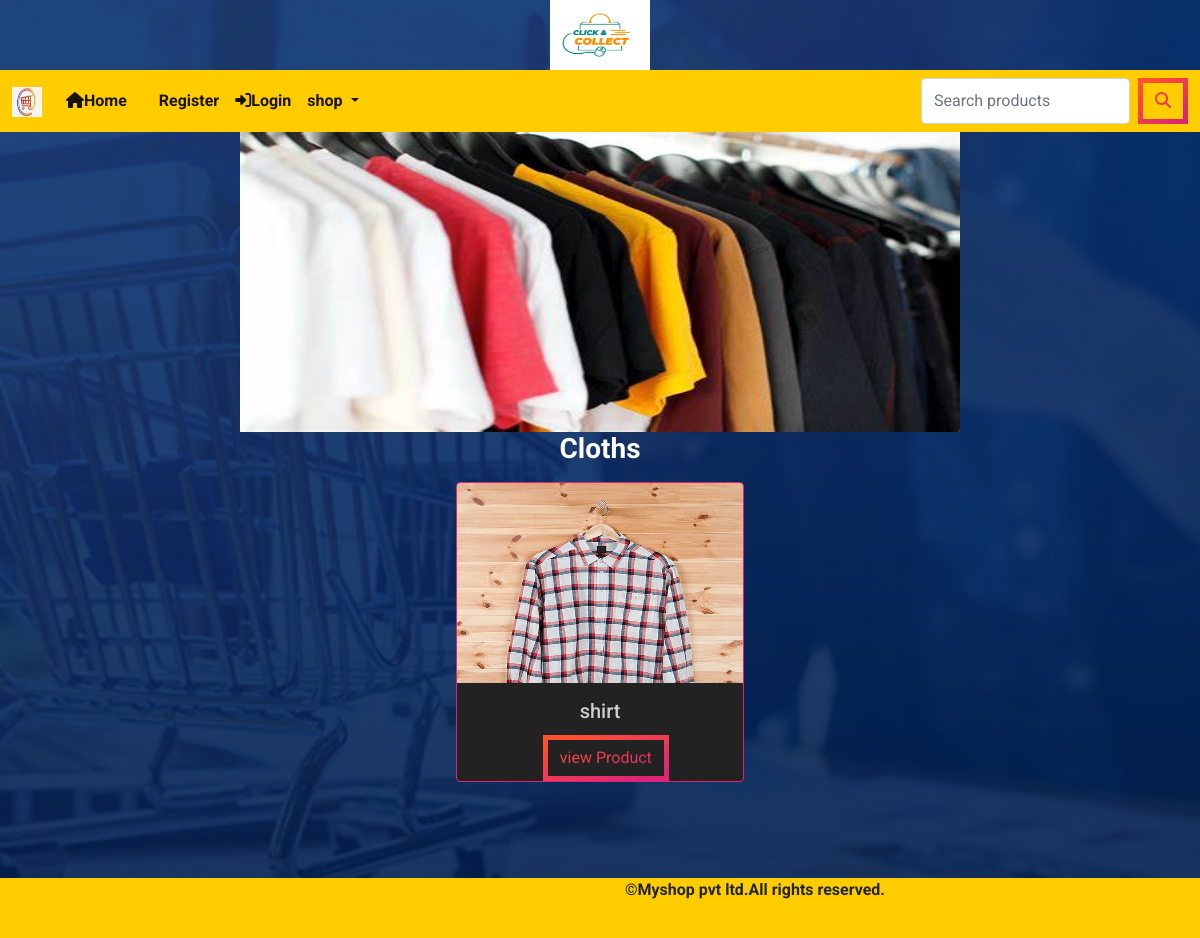
The page /allproducts/cloths on the database its author committed.
### shop/models.py (models this page shows, shortened)
class category(models.Model):
    name=models.CharField(max_length=250,unique=True)
    slug=models.SlugField(max_length=250,unique=True)
    description=models.TextField(blank=True)
    image=models.ImageField(upload_to='shop/category',null=True,blank=True)

class product(models.Model):
    name = models.CharField(max_length=250, unique=True)
    slug = models.SlugField(max_length=250, unique=True)
    description = models.TextField(blank=True)
    price=models.DecimalField(max_digits=10,decimal_places=2)
    category=models.ForeignKey(category,on_delete=models.CASCADE)
    image = models.ImageField(upload_to='img/products', null=True, blank=True)
    stock=models.IntegerField()
    available=models.BooleanField(default=True)
    created = models.DateTimeField(auto_now_add=True)
    updated = models.DateTimeField(auto_now=True)

### shop/views.py (the view)
# urls.py: path('allproducts/<slug:cslug>',views.allproducts,name='allproducts'),
def allproducts(request,cslug):
    c=category.objects.get(slug=cslug)
    p=product.objects.filter(category__slug=cslug)
    return render(request,'products.html',{'p':p,'c':c})

### cart/context_proccessors.py (called while the page is built, shortened)
def counter(request):
    item_count=0
    return {'item_count':item_count}

### shop/context_proccessors.py (called while the page is built)
def menu_links(request):
    links=category.objects.all()
    return {'links':links}

### template/products.html (shortened to what this page needs)
{% extends 'base.html' %}
{% load static %}
{% block content %}
<div>
    <center><img src="{{c.image.url}}" height="300px" width="60%"></center>
    <center><h3 class="h"><b>{{c.name}}</b></h3>
    </center>
    <center>
    <div class="container" style="margin-bottom:100px;">
<div class="row" >
    {% for i in p %}
  <div class="col-md">
    <div class="card" style="width: 18rem;height:300px;">
  <img src="{{i.image.url}}" style="height:200px;width=100%;" class="card-img-top" alt="..." height="300px;" width="100%;">
  <div class="card-body" style="poistion:relative;">
    <h5 class="card-title">{{i.name}}</h5>
    <a href="{% url 'shop:prodetails' i.slug %}" class="btn btn-primary link1" style="position:absolute;bottom:0;">view Product</a>
  </div>
  </div>
  </div>
    {% endfor %}
</div>
</div>
</center>
</div>
{% endblock %}

### static/css/custom.css (style rules this page uses)
body { font-family: 'Roboto', sans-serif; background-image: url('back8.jpg'); background-repeat: no-repeat; background-size: cover; background-position:center center; }
.link1 { position:relative; left:30%; }
.h { color:white; }
:root { --gradient: linear-gradient(to left top, #DD2476 10%, #FF512F 90%) !important; }
.card { background: #222; border: 1px solid #dd2476; color: rgba(250, 250, 250, 0.8); margin-bottom: 2rem; }
.btn { border: 5px solid; border-image-slice: 1; background: var(--gradient) !important; -webkit-background-clip: text !important; -webkit-text-fill-color: transparent !important; border-image-source: var(--gradient) !important; text-decoration: none; transition: all .4s ease; }

### rows shown on the page
category: image (picture), name "Cloths"
product: image (picture), name "shirt"
